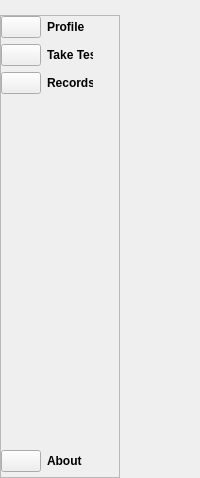
        <widget class="QCustomSlideMenu" name="sideMenu" native="true">
         <layout class="QVBoxLayout" name="verticalLayout_2">
          <property name="spacing">
           <number>0</number>
          </property>
          <property name="leftMargin">
           <number>0</number>
          </property>
          <property name="topMargin">
           <number>15</number>
          </property>
          <property name="rightMargin">
           <number>0</number>
          </property>
          <property name="bottomMargin">
           <number>0</number>
          </property>
          <item alignment="Qt::AlignLeft|Qt::AlignTop">
           <widget class="QFrame" name="frame">
            <property name="minimumSize">
             <size>
              <width>120</width>
              <height>0</height>
             </size>
            </property>
            <property name="maximumSize">
             <size>
              <width>100</width>
              <height>16777215</height>
             </size>
            </property>
            <property name="frameShape">
             <enum>QFrame::StyledPanel</enum>
            </property>
            <property name="frameShadow">
             <enum>QFrame::Raised</enum>
            </property>
            <layout class="QGridLayout" name="gridLayout">
             <property name="leftMargin">
              <number>0</number>
             </property>
             <property name="topMargin">
              <number>0</number>
             </property>
             <property name="rightMargin">
              <number>26</number>
             </property>
             <property name="bottomMargin">
              <number>5</number>
             </property>
             <item row="4" column="0">
              <widget class="QPushButton" name="devsBtn">
               <property name="cursor">
                <cursorShape>PointingHandCursor</cursorShape>
               </property>
               <property name="toolTip">
                <string>Developers</string>
               </property>
               <property name="text">
                <string/>
               </property>
               <property name="icon">
                <iconset resource="icons.qrc">
                 <normaloff>:/icons/1CON/github.svg</normaloff>:/icons/1CON/github.svg</iconset>
               </property>
               <property name="iconSize">
                <size>
                 <width>20</width>
                 <height>20</height>
                </size>
               </property>
              </widget>
             </item>
             <item row="2" column="1" alignment="Qt::AlignLeft">
              <widget class="QLabel" name="label_5">
               <property name="font">
                <font>
                 <weight>75</weight>
                 <bold>true</bold>
                </font>
               </property>
               <property name="text">
                <string>Records</string>
               </property>
              </widget>
             </item>
             <item row="3" column="0">
              <spacer name="verticalSpacer">
               <property name="orientation">
                <enum>Qt::Vertical</enum>
               </property>
               <property name="sizeType">
                <enum>QSizePolicy::Expanding</enum>
               </property>
               <property name="sizeHint" stdset="0">
                <size>
                 <width>20</width>
                 <height>350</height>
                </size>
               </property>
              </spacer>
             </item>
             <item row="2" column="0">
              <widget class="QPushButton" name="recordsBtn">
               <property name="font">
                <font>
                 <weight>75</weight>
                 <bold>true</bold>
                </font>
               </property>
               <property name="cursor">
                <cursorShape>PointingHandCursor</cursorShape>
               </property>
               <property name="toolTip">
                <string>View Records</string>
               </property>
               <property name="text">
                <string/>
               </property>
               <property name="icon">
                <iconset resource="icons.qrc">
                 <normaloff>:/icons/1CON/layers.svg</normaloff>:/icons/1CON/layers.svg</iconset>
               </property>
              </widget>
             </item>
             <item row="4" column="1">
              <widget class="QLabel" name="label_8">
               <property name="font">
                <font>
                 <weight>75</weight>
                 <bold>true</bold>
                </font>
               </property>
               <property name="text">
                <string>About</string>
               </property>
              </widget>
             </item>
             <item row="1" column="0">
              <widget class="QPushButton" name="takeTestBtn">
               <property name="font">
                <font>
                 <weight>75</weight>
                 <bold>true</bold>
                </font>
               </property>
               <property name="cursor">
                <cursorShape>PointingHandCursor</cursorShape>
               </property>
               <property name="toolTip">
                <string>Take Test</string>
               </property>
               <property name="text">
                <string/>
               </property>
               <property name="icon">
                <iconset resource="icons.qrc">
                 <normaloff>:/icons/1CON/edit-2.svg</normaloff>:/icons/1CON/edit-2.svg</iconset>
               </property>
              </widget>
             </item>
             <item row="1" column="1">
              <widget class="QLabel" name="label_4">
               <property name="font">
                <font>
                 <weight>75</weight>
                 <bold>true</bold>
                </font>
               </property>
               <property name="text">
                <string>Take Test</string>
               </property>
              </widget>
             </item>
             <item row="0" column="0">
              <widget class="QPushButton" name="studentProfileBtn">
               <property name="font">
                <font>
                 <weight>75</weight>
                 <bold>true</bold>
                </font>
               </property>
               <property name="cursor">
                <cursorShape>PointingHandCursor</cursorShape>
               </property>
               <property name="toolTip">
                <string>Student Profile</string>
               </property>
               <property name="text">
                <string/>
               </property>
               <property name="icon">
                <iconset resource="icons.qrc">
                 <normaloff>:/icons/1CON/users.svg</normaloff>:/icons/1CON/users.svg</iconset>
               </property>
              </widget>
             </item>
             <item row="0" column="1">
              <widget class="QLabel" name="label_3">
               <property name="font">
                <font>
                 <weight>75</weight>
                 <bold>true</bold>
                </font>
               </property>
               <property name="text">
                <string>Profile</string>
               </property>
              </widget>
             </item>
            </layout>
           </widget>
          </item>
         </layout>
        </widget>
